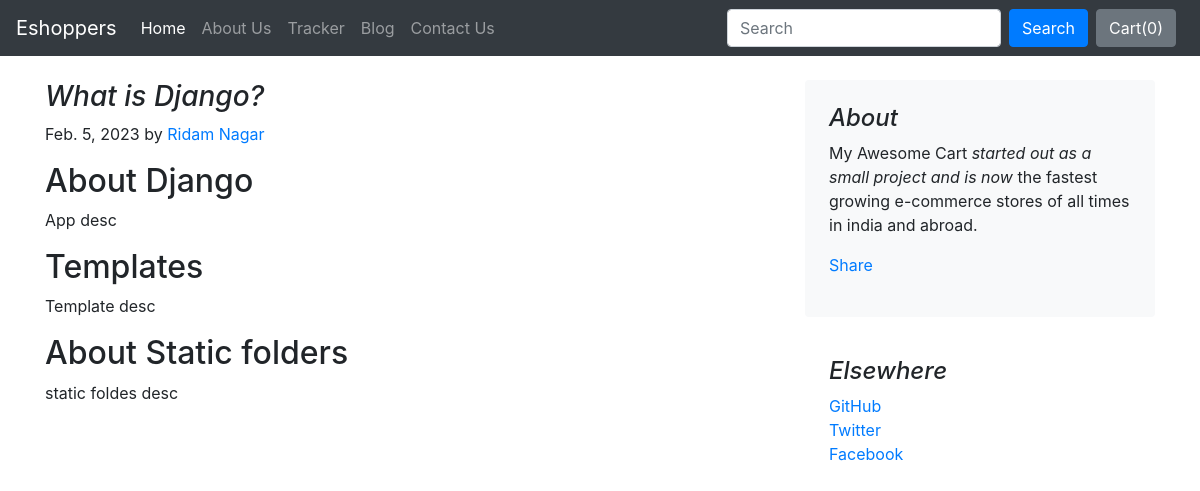
The page /blog/blogpost/1 on the database its author committed.
### blog/models.py (models this page shows)
class Blogpost(models.Model):
    post_id = models.AutoField(primary_key=True)
    title = models.CharField(max_length=50)
    head0=models.CharField(max_length=500, default="")
    chead0=models.CharField(max_length=5000, default="")
    head1=models.CharField(max_length=500, default="")
    chead1=models.CharField(max_length=5000, default="")
    head2=models.CharField(max_length=500, default="")
    chead2=models.CharField(max_length=5000, default="")
    pub_date = models.DateField()
    thumbnail= models.ImageField(upload_to="blog/images",default="")
    def __str__(self):
        return self.title

### blog/views.py (the view)
# urls.py: path("blogpost/<int:id>", views.blogpost, name='blogPost')
def blogpost(request,id):
    blog=Blogpost.objects.filter(post_id=id)
    print(blog)
    params={'blog':blog[0]}
    return render(request, 'blog/blogpost.html',params)

### blog/templates/blog/blogpost.html (shortened to what this page needs)
{% extends 'blog/basic.html' %}
{% block body %}
<div class="container">
    <div class="row mt-4">
        <div class="col-md-8 blog-main">
            <h3 class="font-italic">
                {{blog.title}}
            </h3>
            <p class="blog-post-meta">{{blog.pub_date}} by <a href="#">Ridam Nagar</a></p>
            <div class="blog-post">
                <h2 class="blog-post-title">{{blog.head0}}</h2>
                <p>{{blog.chead0}}</p>
                <h2>{{blog.head1}}</h2>
                <p>{{blog.chead1}}</p>
                <h2>{{blog.head2}}</h2>
                <p>{{blog.chead2}}</p>
                <br>
            </div>
        </div>
        <aside class="col-md-4 blog-sidebar">
            <div class="p-4 mb-3 bg-light rounded">
                <h4 class="font-italic">About</h4>
                <p class="mb-0">My Awesome Cart <em>started out as a small project and is now</em> the fastest growing
                    e-commerce stores of all times in india and abroad.</p>
                <div class="my-3 fb-share-button" data-href="http://localhost:8000/blog/blogpost/{{blog.post_id}}" data-layout="button_count" data-size="large"><a target="_blank" href="https://www.facebook.com/sharer/sharer.php?u=http%3A%2F%2Flocalhost%3A8000%2Fblog%2Fblogpost%2F1&amp;src=sdkpreparse" class="fb-xfbml-parse-ignore">Share</a></div>
            </div>
            <div class="p-4">
                <h4 class="font-italic">Elsewhere</h4>
                <ol class="list-unstyled">
                    <li><a href="#">GitHub</a></li>
                    <li><a href="#">Twitter</a></li>
                    <li><a href="#">Facebook</a></li>
                </ol>
            </div>
        </aside>
    </div>
</div>
{% endblock %}

### rows shown on the page
Blogpost: title "What is Django?", pub_date "Feb. 5, 2023", head0 "About Django", chead0 "App desc", head1 "Templates", chead1 "Template desc", head2 "About Static folders", chead2 "static foldes desc"
